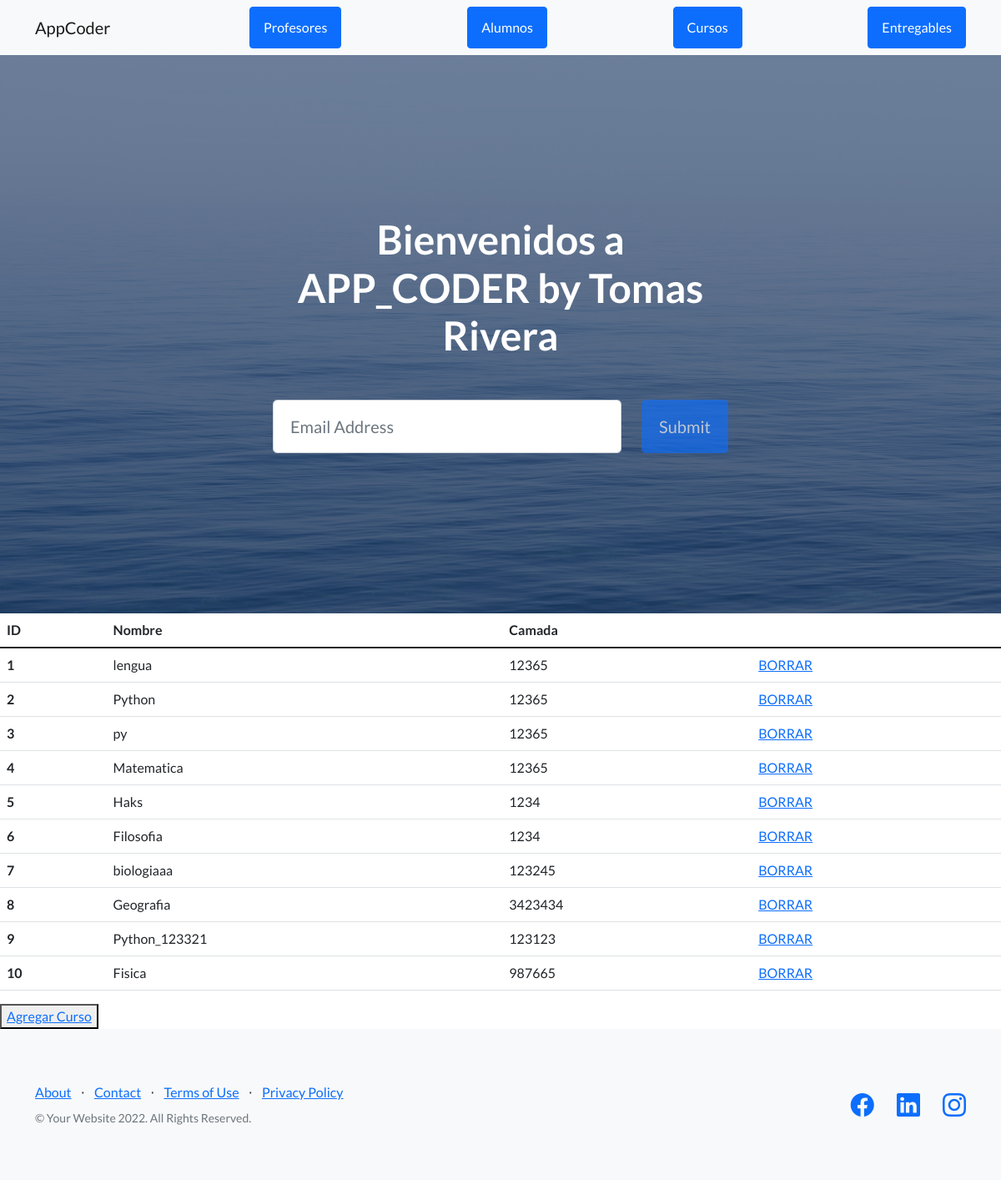
/app_coder/cursos/, run on an earlier commit of the app's database.
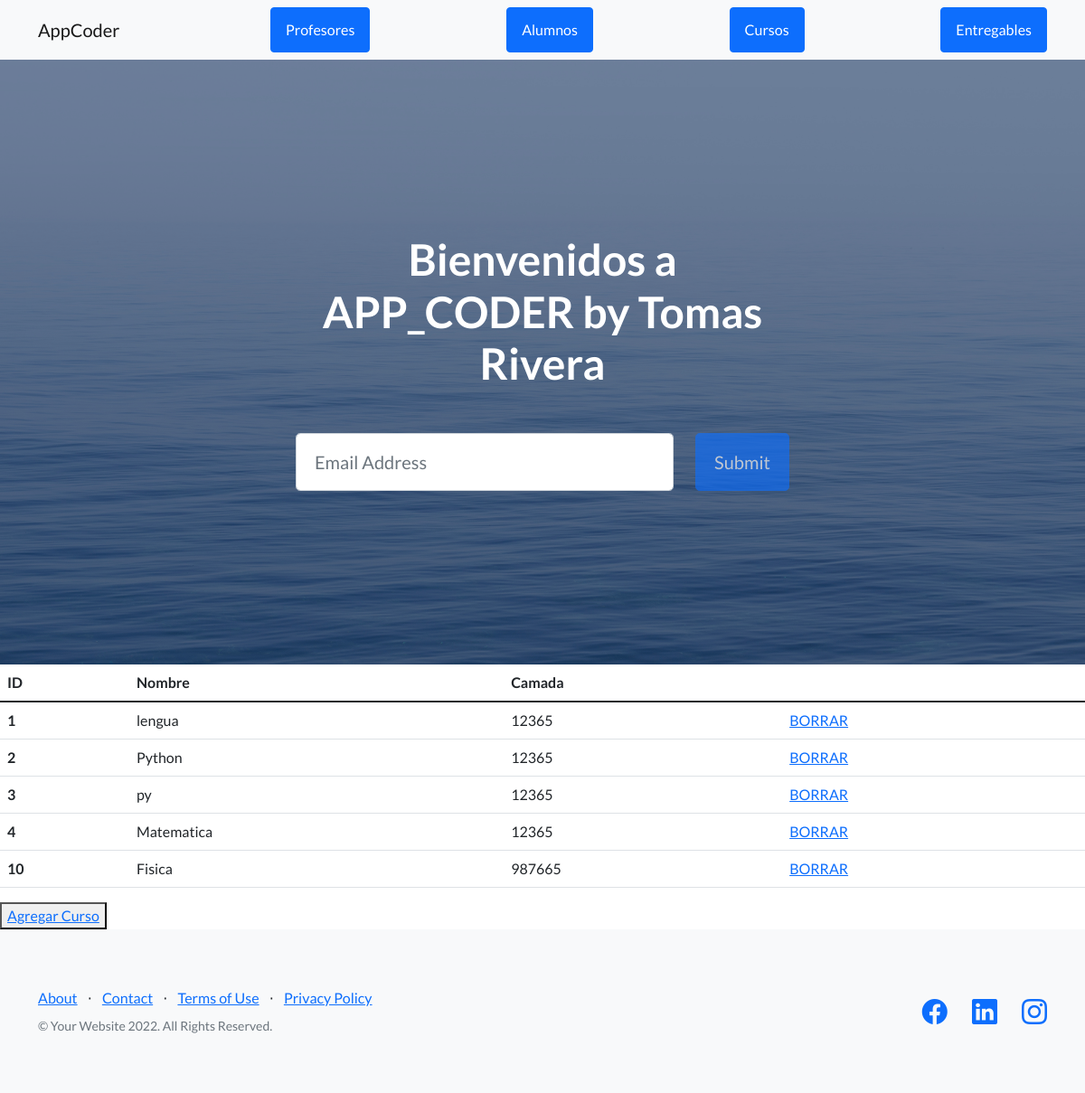
And on a later commit of the database.
### app_coder/models.py (models this page shows, shortened)
class Curso(models.Model):
    nombre = models.CharField(max_length=40)  #model como va a ser el dataset en la base de datos sql
    camada = models.IntegerField()       #ya creada la app, voy a settings y "registro" la nueva app

### app_coder/views.py (the view)
# urls.py: path("cursos/" , views.cursos , name="cursos"),
def cursos(request):
    cursos = Curso.objects.all() #importo toda la data de los cursos
    dicc = {"cursos" : cursos}
    plantilla = loader.get_template("cursos.html")
    documento = plantilla.render(dicc)
    return HttpResponse(documento)

### app_coder/template/cursos.html
{% extends "padre.html" %}
{% load static %}
{% block contenido %}
<table class="table">
    <thead>
      <tr>
        <th scope="col">ID</th>
        <th scope="col">Nombre</th>
        <th scope="col">Camada</th>
      </tr>
    </thead>
    <tbody>
      <tr>
        {% for n in cursos %}
        <th scope="row">{{n.id}}</th>
        <td>{{n.nombre}}</td>
        <td>{{n.camada}}</td>
        <td><a href="{% url 'elimina_curso'  n.id %}">BORRAR</a></td>
      </tr>
      {% endfor %}
    </tbody>
  </table>
  <button>
    <a href="alta_curso">Agregar Curso</a>
  </button>
{% endblock %}

What changed in the data, as far as the page shows it:
removed Curso: id "5", nombre "Haks", camada "1234"
removed Curso: id "6", nombre "Filosofia", camada "1234"
removed Curso: id "7", nombre "biologiaaa", camada "123245"
removed Curso: id "8", nombre "Geografia", camada "3423434"
removed Curso: id "9", nombre "Python_123321", camada "123123"
